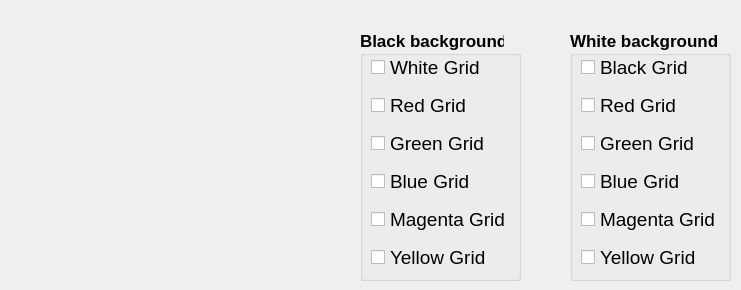
    <widget class="QWidget" name="page_2">
     <widget class="QGroupBox" name="groupBox_3">
      <property name="geometry">
       <rect>
        <x>360</x>
        <y>30</y>
        <width>161</width>
        <height>251</height>
       </rect>
      </property>
      <property name="font">
       <font>
        <pointsize>13</pointsize>
        <bold>true</bold>
       </font>
      </property>
      <property name="title">
       <string>Black background</string>
      </property>
     </widget>
     <widget class="QGroupBox" name="groupBox_4">
      <property name="geometry">
       <rect>
        <x>570</x>
        <y>30</y>
        <width>161</width>
        <height>251</height>
       </rect>
      </property>
      <property name="font">
       <font>
        <pointsize>13</pointsize>
        <bold>true</bold>
       </font>
      </property>
      <property name="title">
       <string>White background</string>
      </property>
     </widget>
     <widget class="QCheckBox" name="MagentaGrid">
      <property name="geometry">
       <rect>
        <x>371</x>
        <y>203</y>
        <width>151</width>
        <height>32</height>
       </rect>
      </property>
      <property name="font">
       <font>
        <pointsize>14</pointsize>
       </font>
      </property>
      <property name="text">
       <string>Magenta Grid</string>
      </property>
     </widget>
     <widget class="QCheckBox" name="YellowGrid">
      <property name="geometry">
       <rect>
        <x>371</x>
        <y>241</y>
        <width>151</width>
        <height>32</height>
       </rect>
      </property>
      <property name="font">
       <font>
        <pointsize>14</pointsize>
       </font>
      </property>
      <property name="text">
       <string>Yellow Grid</string>
      </property>
     </widget>
     <widget class="QCheckBox" name="BlueGrid">
      <property name="geometry">
       <rect>
        <x>371</x>
        <y>165</y>
        <width>151</width>
        <height>32</height>
       </rect>
      </property>
      <property name="font">
       <font>
        <pointsize>14</pointsize>
       </font>
      </property>
      <property name="text">
       <string>Blue Grid</string>
      </property>
     </widget>
     <widget class="QCheckBox" name="RedGrid">
      <property name="geometry">
       <rect>
        <x>371</x>
        <y>89</y>
        <width>151</width>
        <height>32</height>
       </rect>
      </property>
      <property name="font">
       <font>
        <pointsize>14</pointsize>
       </font>
      </property>
      <property name="text">
       <string>Red Grid</string>
      </property>
     </widget>
     <widget class="QCheckBox" name="WhiteGrid">
      <property name="geometry">
       <rect>
        <x>371</x>
        <y>51</y>
        <width>151</width>
        <height>32</height>
       </rect>
      </property>
      <property name="font">
       <font>
        <pointsize>14</pointsize>
       </font>
      </property>
      <property name="text">
       <string>White Grid</string>
      </property>
     </widget>
     <widget class="QCheckBox" name="GreenGrid">
      <property name="geometry">
       <rect>
        <x>371</x>
        <y>127</y>
        <width>151</width>
        <height>32</height>
       </rect>
      </property>
      <property name="font">
       <font>
        <pointsize>14</pointsize>
       </font>
      </property>
      <property name="text">
       <string>Green Grid</string>
      </property>
     </widget>
     <widget class="QCheckBox" name="BlueGridBlack">
      <property name="geometry">
       <rect>
        <x>581</x>
        <y>165</y>
        <width>151</width>
        <height>32</height>
       </rect>
      </property>
      <property name="font">
       <font>
        <pointsize>14</pointsize>
       </font>
      </property>
      <property name="text">
       <string>Blue Grid</string>
      </property>
     </widget>
     <widget class="QCheckBox" name="BlackGrid">
      <property name="geometry">
       <rect>
        <x>581</x>
        <y>51</y>
        <width>151</width>
        <height>32</height>
       </rect>
      </property>
      <property name="font">
       <font>
        <pointsize>14</pointsize>
       </font>
      </property>
      <property name="text">
       <string>Black Grid</string>
      </property>
     </widget>
     <widget class="QCheckBox" name="GreenGridBlack">
      <property name="geometry">
       <rect>
        <x>581</x>
        <y>127</y>
        <width>151</width>
        <height>32</height>
       </rect>
      </property>
      <property name="font">
       <font>
        <pointsize>14</pointsize>
       </font>
      </property>
      <property name="text">
       <string>Green Grid</string>
      </property>
     </widget>
     <widget class="QCheckBox" name="RedGridBlack">
      <property name="geometry">
       <rect>
        <x>581</x>
        <y>89</y>
        <width>151</width>
        <height>32</height>
       </rect>
      </property>
      <property name="font">
       <font>
        <pointsize>14</pointsize>
       </font>
      </property>
      <property name="text">
       <string>Red Grid</string>
      </property>
     </widget>
     <widget class="QCheckBox" name="YellowGridBlack">
      <property name="geometry">
       <rect>
        <x>581</x>
        <y>241</y>
        <width>151</width>
        <height>32</height>
       </rect>
      </property>
      <property name="font">
       <font>
        <pointsize>14</pointsize>
       </font>
      </property>
      <property name="text">
       <string>Yellow Grid</string>
      </property>
     </widget>
     <widget class="QCheckBox" name="MagentaGridBlack">
      <property name="geometry">
       <rect>
        <x>581</x>
        <y>203</y>
        <width>151</width>
        <height>32</height>
       </rect>
      </property>
      <property name="font">
       <font>
        <pointsize>14</pointsize>
       </font>
      </property>
      <property name="text">
       <string>Magenta Grid</string>
      </property>
     </widget>
     <widget class="QLabel" name="GridPicture">
      <property name="geometry">
       <rect>
        <x>20</x>
        <y>40</y>
        <width>270</width>
        <height>231</height>
       </rect>
      </property>
      <property name="text">
       <string/>
      </property>
     </widget>
     <widget class="QLabel" name="GridHideWhite">
      <property name="geometry">
       <rect>
        <x>390</x>
        <y>60</y>
        <width>131</width>
        <height>21</height>
       </rect>
      </property>
      <property name="text">
       <string/>
      </property>
     </widget>
     <widget class="QLabel" name="GridHideRedBlack">
      <property name="geometry">
       <rect>
        <x>390</x>
        <y>100</y>
        <width>131</width>
        <height>21</height>
       </rect>
      </property>
      <property name="text">
       <string/>
      </property>
     </widget>
     <widget class="QLabel" name="GridHideGreenBlack">
      <property name="geometry">
       <rect>
        <x>390</x>
        <y>130</y>
        <width>131</width>
        <height>21</height>
       </rect>
      </property>
      <property name="text">
       <string/>
      </property>
     </widget>
     <widget class="QLabel" name="GridHideBlueBlack">
      <property name="geometry">
       <rect>
        <x>390</x>
        <y>170</y>
        <width>131</width>
        <height>21</height>
       </rect>
      </property>
      <property name="text">
       <string/>
      </property>
     </widget>
     <widget class="QLabel" name="GridHideMagentaBlack">
      <property name="geometry">
       <rect>
        <x>390</x>
        <y>210</y>
        <width>131</width>
        <height>21</height>
       </rect>
      </property>
      <property name="text">
       <string/>
      </property>
     </widget>
     <widget class="QLabel" name="GridHideYellowBlack">
      <property name="geometry">
       <rect>
        <x>390</x>
        <y>250</y>
        <width>131</width>
        <height>21</height>
       </rect>
      </property>
      <property name="text">
       <string/>
      </property>
     </widget>
     <widget class="QLabel" name="GridHideBlack">
      <property name="geometry">
       <rect>
        <x>600</x>
        <y>60</y>
        <width>131</width>
        <height>21</height>
       </rect>
      </property>
      <property name="text">
       <string/>
      </property>
     </widget>
     <widget class="QLabel" name="GridHideRedWhite">
      <property name="geometry">
       <rect>
        <x>600</x>
        <y>100</y>
        <width>131</width>
        <height>21</height>
       </rect>
      </property>
      <property name="text">
       <string/>
      </property>
     </widget>
     <widget class="QLabel" name="GridHideGreenWhite">
      <property name="geometry">
       <rect>
        <x>600</x>
        <y>130</y>
        <width>131</width>
        <height>21</height>
       </rect>
      </property>
      <property name="text">
       <string/>
      </property>
     </widget>
     <widget class="QLabel" name="GridHideMagentaWhite">
      <property name="geometry">
       <rect>
        <x>600</x>
        <y>210</y>
        <width>131</width>
        <height>21</height>
       </rect>
      </property>
      <property name="text">
       <string/>
      </property>
     </widget>
     <widget class="QLabel" name="GridHideYellowWhite">
      <property name="geometry">
       <rect>
        <x>600</x>
        <y>250</y>
        <width>131</width>
        <height>21</height>
       </rect>
      </property>
      <property name="text">
       <string/>
      </property>
     </widget>
     <widget class="QLabel" name="GridHideBlueWhite_2">
      <property name="geometry">
       <rect>
        <x>600</x>
        <y>170</y>
        <width>131</width>
        <height>21</height>
       </rect>
      </property>
      <property name="text">
       <string/>
      </property>
     </widget>
     <zorder>groupBox_3</zorder>
     <zorder>groupBox_4</zorder>
     <zorder>MagentaGrid</zorder>
     <zorder>YellowGrid</zorder>
     <zorder>BlueGrid</zorder>
     <zorder>RedGrid</zorder>
     <zorder>WhiteGrid</zorder>
     <zorder>GreenGrid</zorder>
     <zorder>BlueGridBlack</zorder>
     <zorder>BlackGrid</zorder>
     <zorder>GreenGridBlack</zorder>
     <zorder>RedGridBlack</zorder>
     <zorder>YellowGridBlack</zorder>
     <zorder>MagentaGridBlack</zorder>
     <zorder>GridPicture</zorder>
     <zorder>GridHideWhite</zorder>
     <zorder>GridHideRedBlack</zorder>
     <zorder>GridHideGreenBlack</zorder>
     <zorder>GridHideBlueBlack</zorder>
     <zorder>GridHideMagentaBlack</zorder>
     <zorder>GridHideYellowBlack</zorder>
     <zorder>GridHideBlack</zorder>
     <zorder>GridHideRedWhite</zorder>
     <zorder>GridHideMagentaWhite</zorder>
     <zorder>GridHideYellowWhite</zorder>
     <zorder>GridHideGreenWhite</zorder>
     <zorder>GridHideBlueWhite_2</zorder>
    </widget>
